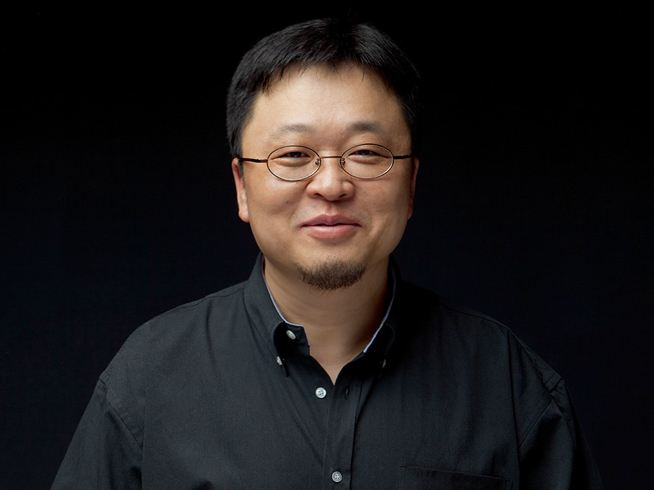
#> input picture 2020-04-01_python_image_cartoon_luoyonghao/luoyonghao.jpg, 654 x 490 px
$ python 'python制作卡通图片.py'
#> lines starting #> are read from the running program, lines starting #| are printed output that depends on the picture; after the words box and inside, x2 and y2 are one past the last pixel; in counts of white or black regions, pixels touching at a corner belong together
# 安装包的方法：https://pypi.org/project/opencv-python/
import cv2

img = cv2.imread("luoyonghao.jpg")
#> img is the input picture: shape (490, 654, 3); mean B, G, R 26.1, 25.7, 28.8

gray = cv2.cvtColor(img, cv2.COLOR_BGR2GRAY)
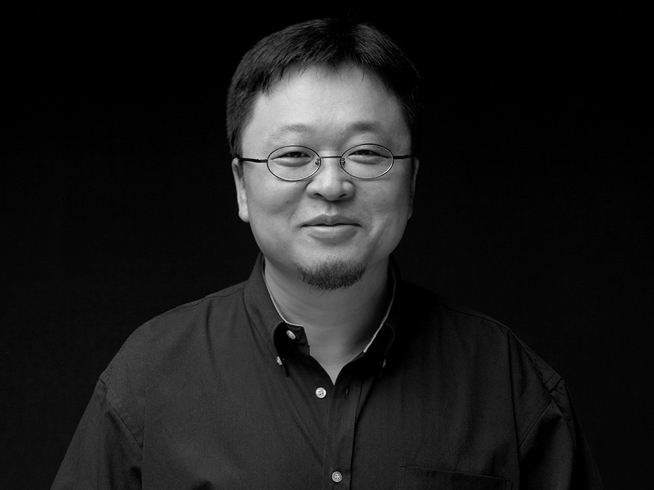
#> gray: shape (490, 654); min 0, max 251, mean 26.7
gray = cv2.medianBlur(gray, 3)
edges = cv2.adaptiveThreshold(gray, 255, cv2.ADAPTIVE_THRESH_MEAN_C, cv2.THRESH_BINARY, 7, 7)
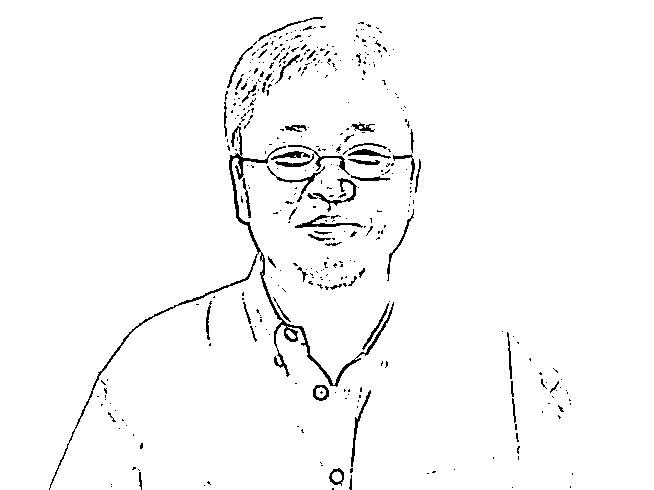
#> edges: shape (490, 654); 97.4% white; black in thin lines or dots, all inside (x1, y1, x2, y2) = (49, 17, 573, 490)

cv2.imwrite("./output_luoyonghao.jpg", edges)
